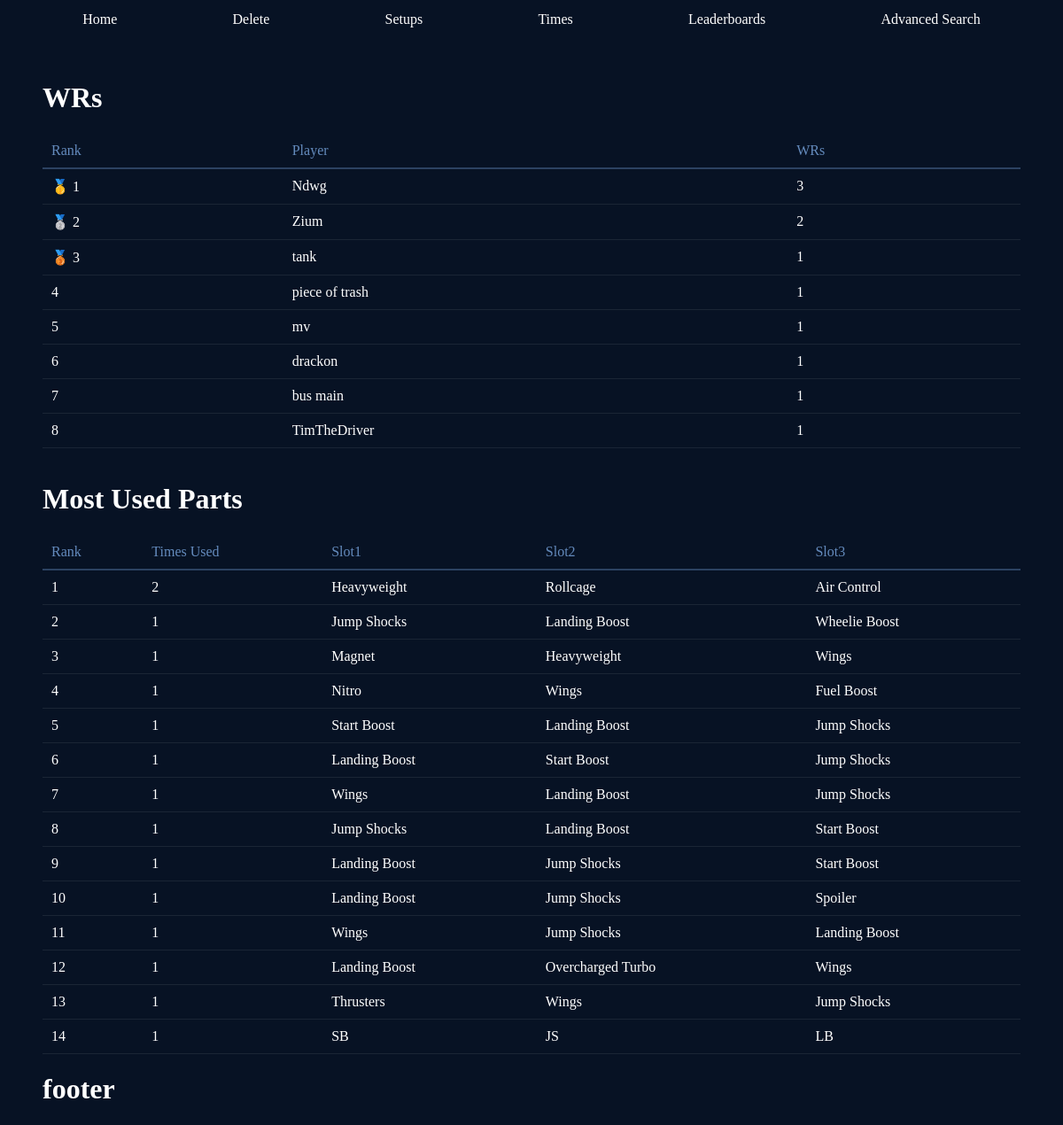
The page /Leaderboards on the database as committed earlier.
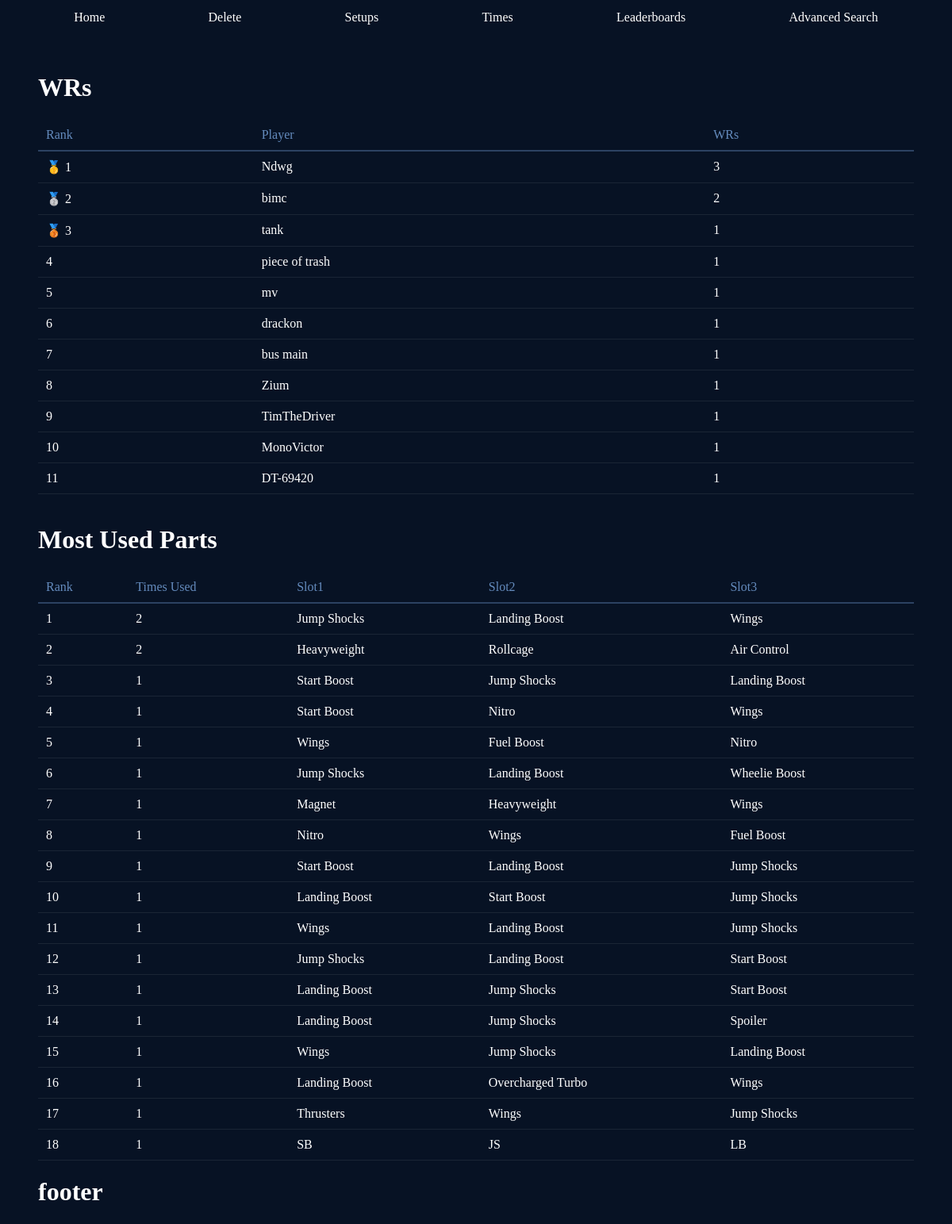
The same page on the database as committed later.
### app.py (models this page shows)
class WR_Times(db.Model):
    __tablename__ = "WR_Times"
    time_id = db.Column(db.Integer, primary_key=True, autoincrement=True, nullable=False)
    time = db.Column(db.REAL, nullable=False)
    player = db.Column(db.Text, nullable=False)
    setups = db.relationship("Setups", back_populates="wr_time")

class Parts(db.Model):
    __tablename__ = "Part Combinations"
    part_id = db.Column(db.Integer, primary_key=True, autoincrement=True, nullable=False, unique=True)
    slot1 = db.Column(db.Text, nullable=False)
    slot2 = db.Column(db.Text, nullable=False)
    slot3 = db.Column(db.Text, nullable=False)
    setups = db.relationship("Setups", back_populates="parts_combinations")

### app.py (the view)
@app.route('/Leaderboards')
def leaderboards():
    all_setups = Setups.query.all()
    Setup_subquery = aliased(Setups)
    wr = (Setups.query.join(WR_Times).filter(WR_Times.time == (db.session.query(func.min(WR_Times.time))
                                                            .join(Setup_subquery, WR_Times.time_id == Setup_subquery.time_id)
                                                            .filter(Setup_subquery.track_id == Setups.track_id,
                                                                    Setup_subquery.vehicle_id == Setups.vehicle_id)
                                                            .scalar_subquery())).all())
    wr_count = []
    for z in wr:
        wr_count.append(z.wr_time.player)
    wr_count_lower = []
    for x in wr_count:
        wr_count_lower.append(x.lower())
    player_wr_count = []
    unique_players = set()
    for i in wr_count:
        player = i.lower()
        if player not in unique_players:
            wrs = wr_count_lower.count(player)
            player_wr_count.append((wrs, i))
            unique_players.add(player)
    player_wr_count.sort(reverse=True)
    all_parts = []
    for a in all_setups:
        all_parts.append(a.part_id)
    parts_count = []
    unique_parts = set(all_parts)
    for p in unique_parts:
        count = all_parts.count(p)
        parts_row = Parts.query.get(p)
        parts_count.append((count, p, parts_row))
    parts_count.sort(reverse=True)
    return render_template('Leaderboards.html',
                           player_wr_count=player_wr_count,
                           parts_count=parts_count)

### templates/Leaderboards.html
{% extends 'layout.html' %}
{% block content %}
<body>
    <div>
        <div class="results"><h1>WRs</h1>
            <table>
                <thead>
                    <tr>
                        <td>Rank</td>
                        <td>Player</td>
                        <td>WRs</td>
                    </tr>
                </thead>
                <tbody>
                    {% for wrs, player in player_wr_count %}
                    {% if loop.index <= 20 %}
                        <tr>
                            <td>
                                {% if loop.index == 1 %}&#x1f947
                                {% elif loop.index == 2 %}&#x1F948
                                {% elif loop.index == 3 %}&#x1F949
                                {% endif %}
                                {{loop.index}}
                            </td>
                            <td>{{player}}</td>
                            <td>{{wrs}}</td>
                        </tr>
                    {% endif %}
                    {% endfor %}
                </tbody>
            </table>
        </div>
        <br>
        <div class="results"><h1>Most Used Parts</h1>
            <table>
                <thead>
                    <tr>
                        <td>Rank</td>
                        <td>Times Used</td>
                        <td>Slot1</td>
                        <td>Slot2</td>
                        <td>Slot3</td>
                    </tr>
                </thead>
                <tbody>
                    {% for count, part_id, i in parts_count %}
                    {% if loop.index <= 20 %}
                        <tr>
                            <td>{{loop.index}}</td>
                            <td>{{count}}</td>
                            <td>{{i.slot1}}</td>
                            <td>{{i.slot2}}</td>
                            <td>{{i.slot3}}</td>
                        </tr>
                    {% endif %}
                    {% endfor %}
                </tbody>
            </table>
        </div>
    </div>
</body>
{% endblock %}

Rows that differ between the two databases and show on the page:
added WR_Times: player "bimc", wrs "2"
shown differently, row unchanged: WR_Times "Zium": wrs "2" → "1"; no longer shows "🥈"; moves down the list
added WR_Times: player "MonoVictor", wrs "1"
added WR_Times: player "DT-69420", wrs "1"
added Parts: count "2", slot1 "Jump Shocks", slot2 "Landing Boost", slot3 "Wings"
added Parts: count "1", slot1 "Start Boost", slot2 "Jump Shocks", slot3 "Landing Boost"
added Parts: count "1", slot1 "Start Boost", slot2 "Nitro", slot3 "Wings"
added Parts: count "1", slot1 "Wings", slot2 "Fuel Boost", slot3 "Nitro"
